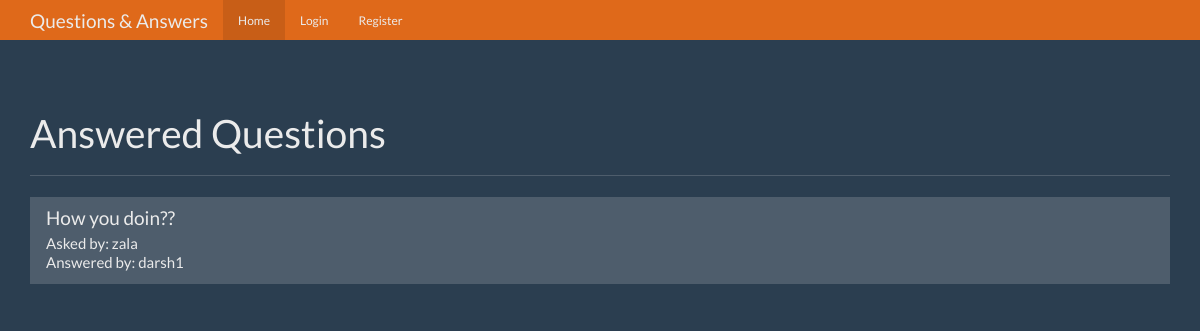
Before: / with the older database file.
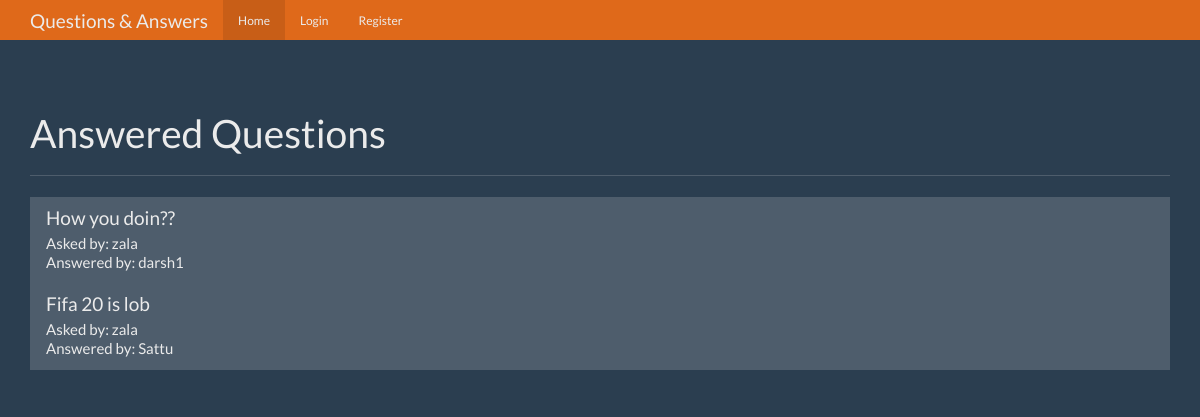
After: the same page with the newer database file.
### tables this page shows
CREATE TABLE questions(id integer primary key autoincrement,
    question_text text not null,
    answer_text text,
    asked_by integer not null,
    expert_id integer not null);

CREATE TABLE users(
    id integer primary key autoincrement,
    name text not null,
    password text not null,
    expert boolean not null,
    admin boolean not null
);

### app.py (the view)
@app.route('/')
def index():
    user = get_current_user()
    db = get_db()
    cur = db.execute('select questions.id as question_id,questions.question_text,askers.name as asker_name,experts.name as expert_name from questions \
        join users as askers on askers.id = questions.asked_by \
            join users as experts on experts.id = questions.expert_id where questions.answer_text is not null')
    questions = cur.fetchall()
    return render_template('home.html',user = user,questions = questions)

### app.py (called while the page is built)
def get_current_user():
    user_result = None
    if 'user' in session:
        user = session['user']
        db = get_db()
        cur = db.execute("select id,name,password,expert,admin from users where name = ?",[user])
        user_result = cur.fetchone()
    return user_result

### database.py (called while the page is built)
def connect_db():
    sql = sqlite3.connect('questions.db')
    sql.row_factory = sqlite3.Row
    return sql

def get_db():
    if not hasattr(g,'sqlite_db'):
        g.sqlite_db = connect_db()
    return g.sqlite_db

### templates/home.html (shortened to what this page needs)
<!DOCTYPE html>
<html lang="en">
  <head>
    <link href="{{ url_for('static',filename = 'bootstrap.min.css') }}" rel="stylesheet">
    <link href="{{ url_for('static',filename = 'theme.css') }}" rel="stylesheet">
  </head>
  <body>
    <nav class="navbar navbar-inverse navbar-fixed-top">
      <div class="container">
        <div class="navbar-header">
          <a class="navbar-brand" href="#">Questions & Answers</a>
        </div>
        <div id="navbar" class="navbar-collapse collapse">
          <ul class="nav navbar-nav">
            <li class="active"><a href="{{url_for('index')}}">Home</a></li>
            {% if not user %}
            <li><a href="{{url_for('login')}}">Login</a></li>
            <li><a href="{{url_for('register')}}">Register</a></li>
            {% endif %}
          </ul>
        </div>
      </div>
    </nav>
    <div class="container theme-showcase" role="main">
      <div class="page-header">
        <h1>Answered Questions</h1>
      </div>
      <div class="row">
        <div class="col-lg-12">
          <div class="list-group">
            {% for i in questions %}
            <a href="{{url_for('question',id = i['question_id'])}}" class="list-group-item">
              <h4 class="list-group-item-heading">{{i['question_text']}}</h4>
              <p class="list-group-item-text">Asked by: {{i['asker_name']}}</p>
              <p class="list-group-item-text">Answered by: {{i['expert_name']}}</p>
            </a>
            {% endfor %}
          </div>
        </div>
      </div>
    </div>
  </body>
</html>

### static/theme.css (style rules this page uses)
body { padding-top: 70px; padding-bottom: 30px; }

Changed rows visible on the page:
added questions: question_text "Fifa 20 is lob", asker_name "zala", expert_name "Sattu"
